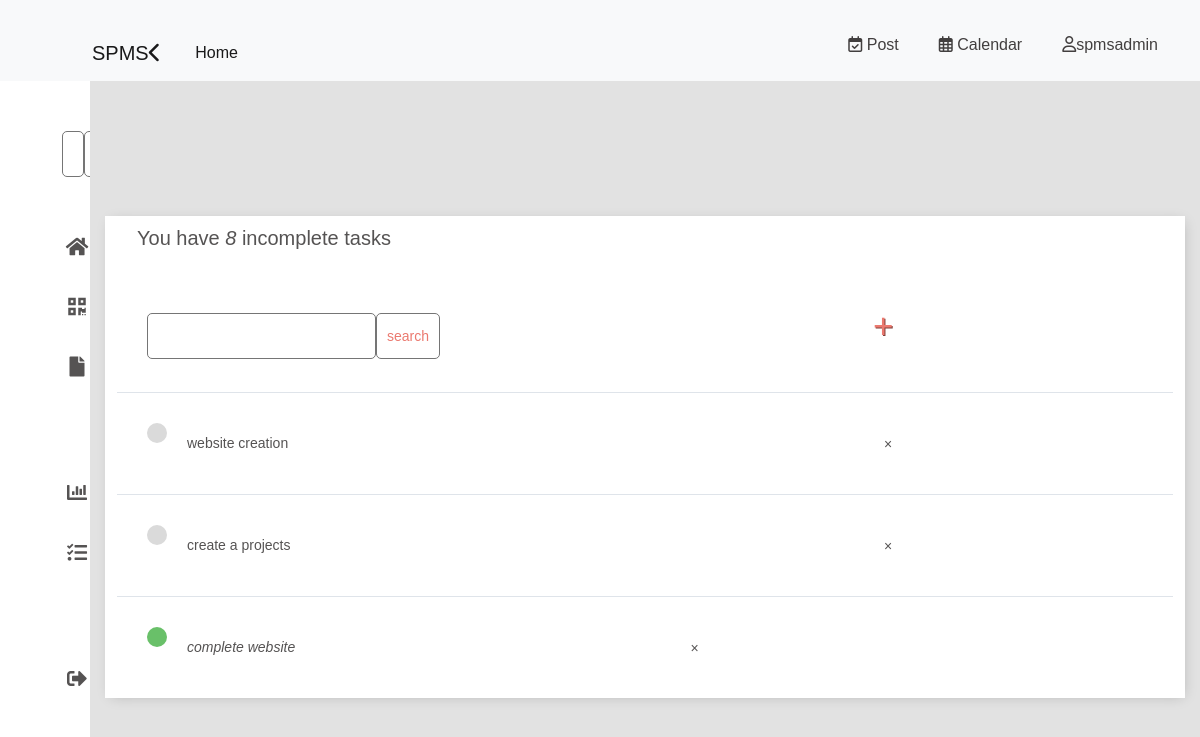
Screenshot of /task-list/ (signed in) with the database file from the repository.
### base/models.py (models this page shows)
class Task(models.Model):
    user = models.ForeignKey(
        User, on_delete=models.CASCADE, null=True, blank=True)
    title = models.CharField(max_length=200)
    description = models.TextField(null=True, blank=True)
    complete = models.BooleanField(default=False)
    created = models.DateTimeField(auto_now_add=True)
    def __str__(self):
        return self.title
    class Meta:
        ordering = ['complete']

### base/views.py (the view)
# urls.py: path('task-list/', TaskList.as_view(), name='tasks'),
class TaskList(LoginRequiredMixin, ListView):
    model = Task
    context_object_name = 'tasks'
    def get_queryset(self):
        qs = super().get_queryset()
        return qs.filter(user=self.request.user)
    def get_context_data(self, **kwargs):
        context = super().get_context_data(**kwargs)
        context['count'] = self.model.objects.filter(complete=False).count()
        search_input = self.request.GET.get('search-area','')
        if search_input:
            context['tasks'] = context['tasks'].filter(
                title__icontains=search_input)
        context['search_input'] = search_input
        return context

### base/templates/base/task_list.html (shortened to what this page needs)
{% extends 'partials/main.html'%}
{% load static%}
{% block content %}
{% load static %}
{% include 'partials/topnav.html' %}
<div class="container-mod">
{% include 'partials/sidebar.html' %}
<div class="container">
<div class="header-bar">
    <div>
        <h3 style="margin: 0; font-size: 20px; color:rgb(85, 83, 83);"> You have <i>{{count}}</i> incomplete task{{ count|pluralize:"s" }}</h3>
    </div>
</div>
<div id="search-add-wrapper">
<form method="GET" style="margin-top:20px;display: flex;">
    <input type="text" name="search-area" value="{{search_input}}">
    <input class="button" type="submit" value="search">
</form>
<a id="add-link" href="{% url 'task-create'%}">&#x2b;</a>
</div>
<div class="task-items-wrapper">
   {% for task in tasks %}
        <div class="task-wrapper">
            {%if task.complete %}
               <div class="task-title">
                  <div class="task-complete-icon"></div>
                  <i><s><a href="{% url 'task-update' task.id %}">{{task}}</a></s></i>
               </div>
               <a class="delete-link" href="{%url 'task-delete' task.id%}">&#215;</a>
            {% else %}
            <div class="task-title">
                <div class="task-incomplete-icon"></div>
                <a href="{% url 'task-update' task.id %}">{{task}}</a>
             </div>
             <a class="delete-link" href="{%url 'task-delete' task.id%}" >&#215;</a>
            {% endif %}
        </div>
   {% empty %}
   <h3> No item in the list</h3>
   {% endfor %}
</div>
</div>
</div>
{% endblock content%}

### base/templates/partials/topnav.html (shortened to what this page needs)
{% extends 'partials/base.html'%}
{% block content%}
{% load static%}
<link rel="stylesheet" type="text/css" href="{% static 'css/style.css' %}">
{% block navbar%}
    <section class="nav-section">
 <nav class="navbar navbar-expand-lg navbar-light bg-light">
  <div class="container-fluid">
    <a class="navbar-brand" href="#" style="padding-left:80px; padding-top:30px;">SPMS<i class="fa-solid fa-chevron-left"></i></a>
    <div class="collapse navbar-collapse" id="navbarSupportedContent">
      <ul class="navbar-nav me-auto mb-2 mb-lg-0">
        <li class="nav-item">
          <a class="nav-link active" aria-current="page" href="/home">Home</a>
        </li>
      </ul>
      <div class="d-flex">
        <ul style="display: flex;">
            <li class="nav-item" style="list-style: none; padding-right: 30px;">
                <a href="/create-post" style="text-decoration: none;"><i class="fa-regular fa-calendar-check"></i> Post</a>
            </li>
            <li class="nav-item" style="list-style: none; padding-right: 30px;">
                <a href="#" style="text-decoration: none;"><i class="fa-regular fa-calendar"></i> Calendar</a>
            </li>
            {% if user.is_authenticated%}
            <li class="nav-item" style="list-style: none; padding-right: 30px;">
                <a href="#" style="text-decoration: none;"><i class="fa-regular fa-user"></i>{{user.username}}</a>
            </li>
            {% else %}
            <li class="nav-item">
                <a class="nav-link" href="/login"> login</a>
            </li>
            {% endif %}
        </ul>
      </div>
    </div>
  </div>
  </nav>
    </section>
    {% endblock%}
{% endblock%}

### static/css/style.css (style rules this page uses)
* { padding: 0; margin: 0; box-sizing: border-box; }
body { background:rgb(246, 252, 252) ; }

### static/css/home.css (style rules this page uses)
* { margin: 0; padding: 0; outline: none; border: none; text-decoration: none; box-sizing: border-box; font-family: "Poppins", sans-serif; }
body { background: rgb(226, 226, 226); }
ul { list-style-type: none; }
.container-mod a { position: relative; width: 280px; font-size: 14px; color: rgb(85, 83, 83); display: table; padding: 10px; text-decoration: none; }
.nav-item { position: relative; top: 12px; margin-left: 10px; }
.container-mod { display: flex; }

### base/templates/partials/main.html (style rules this page uses)
body { background-color: #fafafa; font-family: 'Nunito', sans-serif; }
a, p { color: #423f3f; }
.container { max-width: 1080px; margin: auto; background-color: #fff; -webkit-box-shadow: 2px 2px 13px -4px rgba(0, 0, 0, 0.21); box-shadow: 2px 2px 13px -4px rgba(0, 0, 0, 0.21); }
.header-bar { display: flex; justify-content: space-between; color: rgb(0, 0, 0); padding: 10px; margin-left: 10px; border-radius: 5px 5px 0 0; }
.task-wrapper { display: flex; align-items: center; justify-content: space-between; background-color: #fff; border-top: 1px solid #dfe4ea; overflow: hidden; }
.task-title { display: flex; padding: 30px; }
.task-title a { text-decoration: none; color: #4b5156; margin-left: 10px; }
.task-complete-icon { height: 20px; width: 20px; background-color: rgb(105, 192, 105); border-radius: 50%; }
.task-incomplete-icon { height: 20px; width: 20px; background-color: rgb(218, 218, 218); border-radius: 50%; }
.delete-link { text-decoration: none; font-weight: 900px; margin-right: 19px; color: #cf4949; font-size: 22px; line-height: 0; padding: 20px 0px; }
#add-link { color: #EB796F; text-decoration: none; font-size: 35px; text-shadow: 1px 1px #81413b; }
#search-add-wrapper { display: flex; justify-content: space-between; align-items: center; padding: 30px; }
input[type=text], input[type=password], textarea { border: 1px solid #757575; border-radius: 5px; padding: 10px; width: 90%; }
::placeholder { font-weight: 300; opacity: 0.5; }
.button { border: 1px solid #757575; background-color: #FFF; color: #EB796F; padding: 10px; font-size: 14px; border-radius: 5px; cursor: pointer; text-decoration: none; }

### rows the page displays
Task: title "website creation"
Task: title "create a projects"
Task: title "complete website"

### other values shown
{{ user.username }} "spmsadmin"
{{ count }} "8"
